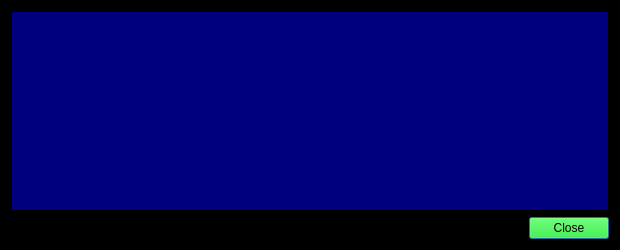
<?xml version="1.0" encoding="UTF-8"?>
<ui version="4.0">
 <class>TransactionDescDialog</class>
 <widget class="QDialog" name="TransactionDescDialog">
  <property name="geometry">
   <rect>
    <x>0</x>
    <y>0</y>
    <width>620</width>
    <height>250</height>
   </rect>
  </property>
  <property name="palette">
   <palette>
    <active>
     <colorrole role="WindowText">
      <brush brushstyle="SolidPattern">
       <color alpha="255">
        <red>0</red>
        <green>255</green>
        <blue>0</blue>
       </color>
      </brush>
     </colorrole>
     <colorrole role="Button">
      <brush brushstyle="SolidPattern">
       <color alpha="255">
        <red>0</red>
        <green>255</green>
        <blue>0</blue>
       </color>
      </brush>
     </colorrole>
     <colorrole role="Base">
      <brush brushstyle="SolidPattern">
       <color alpha="255">
        <red>255</red>
        <green>255</green>
        <blue>255</blue>
       </color>
      </brush>
     </colorrole>
     <colorrole role="Window">
      <brush brushstyle="SolidPattern">
       <color alpha="255">
        <red>0</red>
        <green>0</green>
        <blue>0</blue>
       </color>
      </brush>
     </colorrole>
    </active>
    <inactive>
     <colorrole role="WindowText">
      <brush brushstyle="SolidPattern">
       <color alpha="255">
        <red>0</red>
        <green>255</green>
        <blue>0</blue>
       </color>
      </brush>
     </colorrole>
     <colorrole role="Button">
      <brush brushstyle="SolidPattern">
       <color alpha="255">
        <red>0</red>
        <green>255</green>
        <blue>0</blue>
       </color>
      </brush>
     </colorrole>
     <colorrole role="Base">
      <brush brushstyle="SolidPattern">
       <color alpha="255">
        <red>255</red>
        <green>255</green>
        <blue>255</blue>
       </color>
      </brush>
     </colorrole>
     <colorrole role="Window">
      <brush brushstyle="SolidPattern">
       <color alpha="255">
        <red>0</red>
        <green>0</green>
        <blue>0</blue>
       </color>
      </brush>
     </colorrole>
    </inactive>
    <disabled>
     <colorrole role="WindowText">
      <brush brushstyle="SolidPattern">
       <color alpha="255">
        <red>120</red>
        <green>120</green>
        <blue>120</blue>
       </color>
      </brush>
     </colorrole>
     <colorrole role="Button">
      <brush brushstyle="SolidPattern">
       <color alpha="255">
        <red>0</red>
        <green>255</green>
        <blue>0</blue>
       </color>
      </brush>
     </colorrole>
     <colorrole role="Base">
      <brush brushstyle="SolidPattern">
       <color alpha="255">
        <red>0</red>
        <green>0</green>
        <blue>0</blue>
       </color>
      </brush>
     </colorrole>
     <colorrole role="Window">
      <brush brushstyle="SolidPattern">
       <color alpha="255">
        <red>0</red>
        <green>0</green>
        <blue>0</blue>
       </color>
      </brush>
     </colorrole>
    </disabled>
   </palette>
  </property>
  <property name="windowTitle">
   <string>Transaction details</string>
  </property>
  <property name="windowOpacity">
   <double>55.000000000000000</double>
  </property>
  <property name="autoFillBackground">
   <bool>true</bool>
  </property>
  <layout class="QVBoxLayout" name="verticalLayout">
   <item>
    <widget class="QTextEdit" name="detailText">
     <property name="palette">
      <palette>
       <active>
        <colorrole role="Button">
         <brush brushstyle="SolidPattern">
          <color alpha="255">
           <red>255</red>
           <green>255</green>
           <blue>0</blue>
          </color>
         </brush>
        </colorrole>
        <colorrole role="Light">
         <brush brushstyle="SolidPattern">
          <color alpha="255">
           <red>255</red>
           <green>255</green>
           <blue>0</blue>
          </color>
         </brush>
        </colorrole>
        <colorrole role="Midlight">
         <brush brushstyle="SolidPattern">
          <color alpha="255">
           <red>255</red>
           <green>255</green>
           <blue>0</blue>
          </color>
         </brush>
        </colorrole>
        <colorrole role="Text">
         <brush brushstyle="SolidPattern">
          <color alpha="255">
           <red>255</red>
           <green>255</green>
           <blue>0</blue>
          </color>
         </brush>
        </colorrole>
        <colorrole role="BrightText">
         <brush brushstyle="SolidPattern">
          <color alpha="255">
           <red>0</red>
           <green>255</green>
           <blue>127</blue>
          </color>
         </brush>
        </colorrole>
        <colorrole role="Base">
         <brush brushstyle="SolidPattern">
          <color alpha="255">
           <red>0</red>
           <green>0</green>
           <blue>127</blue>
          </color>
         </brush>
        </colorrole>
       </active>
       <inactive>
        <colorrole role="Button">
         <brush brushstyle="SolidPattern">
          <color alpha="255">
           <red>255</red>
           <green>255</green>
           <blue>0</blue>
          </color>
         </brush>
        </colorrole>
        <colorrole role="Light">
         <brush brushstyle="SolidPattern">
          <color alpha="255">
           <red>255</red>
           <green>255</green>
           <blue>0</blue>
          </color>
         </brush>
        </colorrole>
        <colorrole role="Midlight">
         <brush brushstyle="SolidPattern">
          <color alpha="255">
           <red>255</red>
           <green>255</green>
           <blue>0</blue>
          </color>
         </brush>
        </colorrole>
        <colorrole role="Text">
         <brush brushstyle="SolidPattern">
          <color alpha="255">
           <red>255</red>
           <green>255</green>
           <blue>0</blue>
          </color>
         </brush>
        </colorrole>
        <colorrole role="BrightText">
         <brush brushstyle="SolidPattern">
          <color alpha="255">
           <red>0</red>
           <green>255</green>
           <blue>127</blue>
          </color>
         </brush>
        </colorrole>
        <colorrole role="Base">
         <brush brushstyle="SolidPattern">
          <color alpha="255">
           <red>0</red>
           <green>0</green>
           <blue>127</blue>
          </color>
         </brush>
        </colorrole>
       </inactive>
       <disabled>
        <colorrole role="Button">
         <brush brushstyle="SolidPattern">
          <color alpha="255">
           <red>255</red>
           <green>255</green>
           <blue>0</blue>
          </color>
         </brush>
        </colorrole>
        <colorrole role="Light">
         <brush brushstyle="SolidPattern">
          <color alpha="255">
           <red>255</red>
           <green>255</green>
           <blue>0</blue>
          </color>
         </brush>
        </colorrole>
        <colorrole role="Midlight">
         <brush brushstyle="SolidPattern">
          <color alpha="255">
           <red>255</red>
           <green>255</green>
           <blue>0</blue>
          </color>
         </brush>
        </colorrole>
        <colorrole role="Text">
         <brush brushstyle="SolidPattern">
          <color alpha="255">
           <red>120</red>
           <green>120</green>
           <blue>120</blue>
          </color>
         </brush>
        </colorrole>
        <colorrole role="BrightText">
         <brush brushstyle="SolidPattern">
          <color alpha="255">
           <red>0</red>
           <green>255</green>
           <blue>127</blue>
          </color>
         </brush>
        </colorrole>
        <colorrole role="Base">
         <brush brushstyle="SolidPattern">
          <color alpha="255">
           <red>0</red>
           <green>0</green>
           <blue>0</blue>
          </color>
         </brush>
        </colorrole>
       </disabled>
      </palette>
     </property>
     <property name="toolTip">
      <string>This pane shows a detailed description of the transaction</string>
     </property>
     <property name="autoFillBackground">
      <bool>true</bool>
     </property>
     <property name="readOnly">
      <bool>true</bool>
     </property>
    </widget>
   </item>
   <item>
    <widget class="QDialogButtonBox" name="buttonBox">
     <property name="orientation">
      <enum>Qt::Horizontal</enum>
     </property>
     <property name="standardButtons">
      <set>QDialogButtonBox::Close</set>
     </property>
    </widget>
   </item>
  </layout>
 </widget>
 <resources/>
 <connections>
  <connection>
   <sender>buttonBox</sender>
   <signal>accepted()</signal>
   <receiver>TransactionDescDialog</receiver>
   <slot>accept()</slot>
   <hints>
    <hint type="sourcelabel">
     <x>248</x>
     <y>254</y>
    </hint>
    <hint type="destinationlabel">
     <x>157</x>
     <y>274</y>
    </hint>
   </hints>
  </connection>
  <connection>
   <sender>buttonBox</sender>
   <signal>rejected()</signal>
   <receiver>TransactionDescDialog</receiver>
   <slot>reject()</slot>
   <hints>
    <hint type="sourcelabel">
     <x>316</x>
     <y>260</y>
    </hint>
    <hint type="destinationlabel">
     <x>286</x>
     <y>274</y>
    </hint>
   </hints>
  </connection>
 </connections>
</ui>
